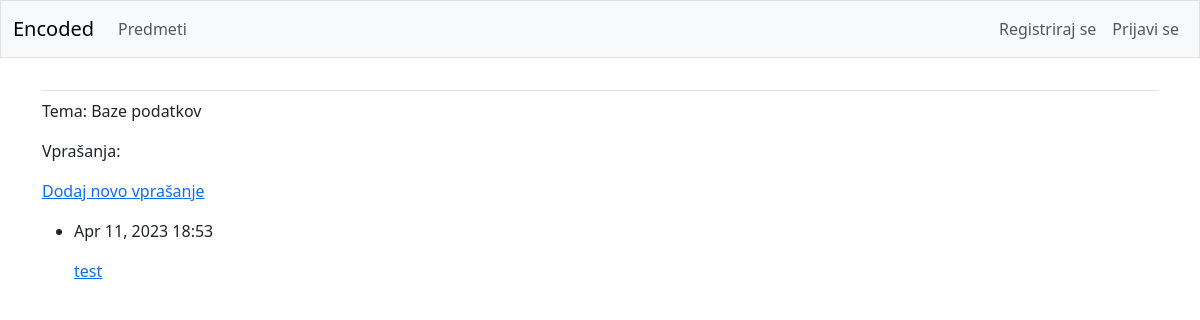
/topics/1/, run on an earlier commit of the app's database.
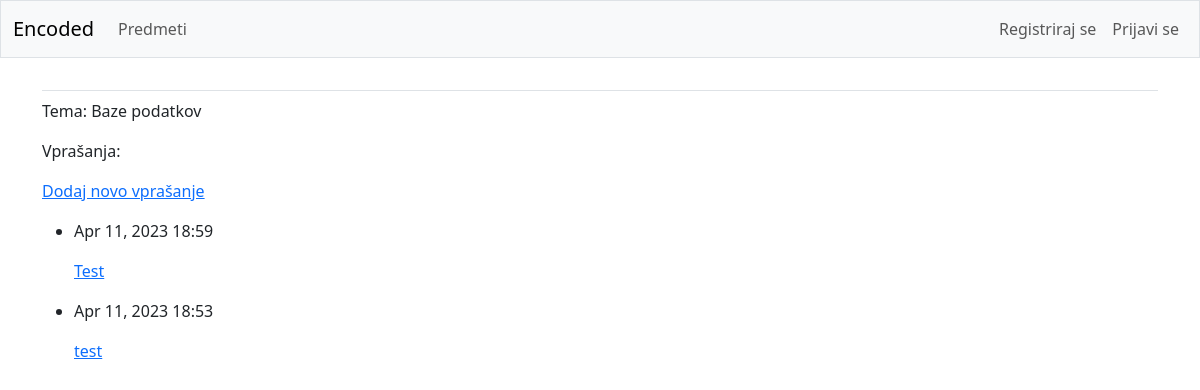
And on a later commit of the database.
### bounties/models.py (models this page shows, shortened)
class Bounty(models.Model):
    owner=models.ForeignKey(User, on_delete=models.CASCADE)
    name=models.CharField(max_length=200)
    subject=models.ForeignKey(Subject, on_delete=models.CASCADE)
    topic=models.ForeignKey(Topic, on_delete=models.CASCADE)
    date_added=models.DateTimeField(auto_now_add=True)
    text=models.TextField(default="Nedokoncana objava")
    class Meta:
        verbose_name_plural = 'bounties'

### bounties/views.py (the view)
# urls.py: path('topics/<int:topic_id>/', views.topic, name='topic'),
def topic(request, topic_id):
    topic=Topic.objects.get(id=topic_id)
    bounties=topic.bounty_set.order_by('-date_added')
    context={'topic': topic, 'bounties': bounties}
    return render(request, 'bounties/topic.html', context)

### bounties/templates/bounties/topic.html
{% extends 'bounties/base.html' %}
{% block content %}
<p>Tema: {{ topic.name }}</p>
<p>Vprašanja: </p>
<p>
  <a href="{% url 'bounties:new_bounty' topic.id %}">Dodaj novo vprašanje</a>
</p>
<ul>
    {% for bounty in bounties %}
      <li>
        <p>{{ bounty.date_added|date:'M d, Y H:i' }}</p>
        <p><a href="{% url 'bounties:bounty' topic.id bounty.id %}">{{ bounty.name }}</a></p>
      </li>
    {% empty %}
      <li>Nihče še ni zastavil vprašanja za to temo.</li>
    {% endfor %}
</ul>
{% endblock content %}

What changed in the data, as far as the page shows it:
added Bounty: date_added "Apr 11, 2023 18:59", name "Test"
